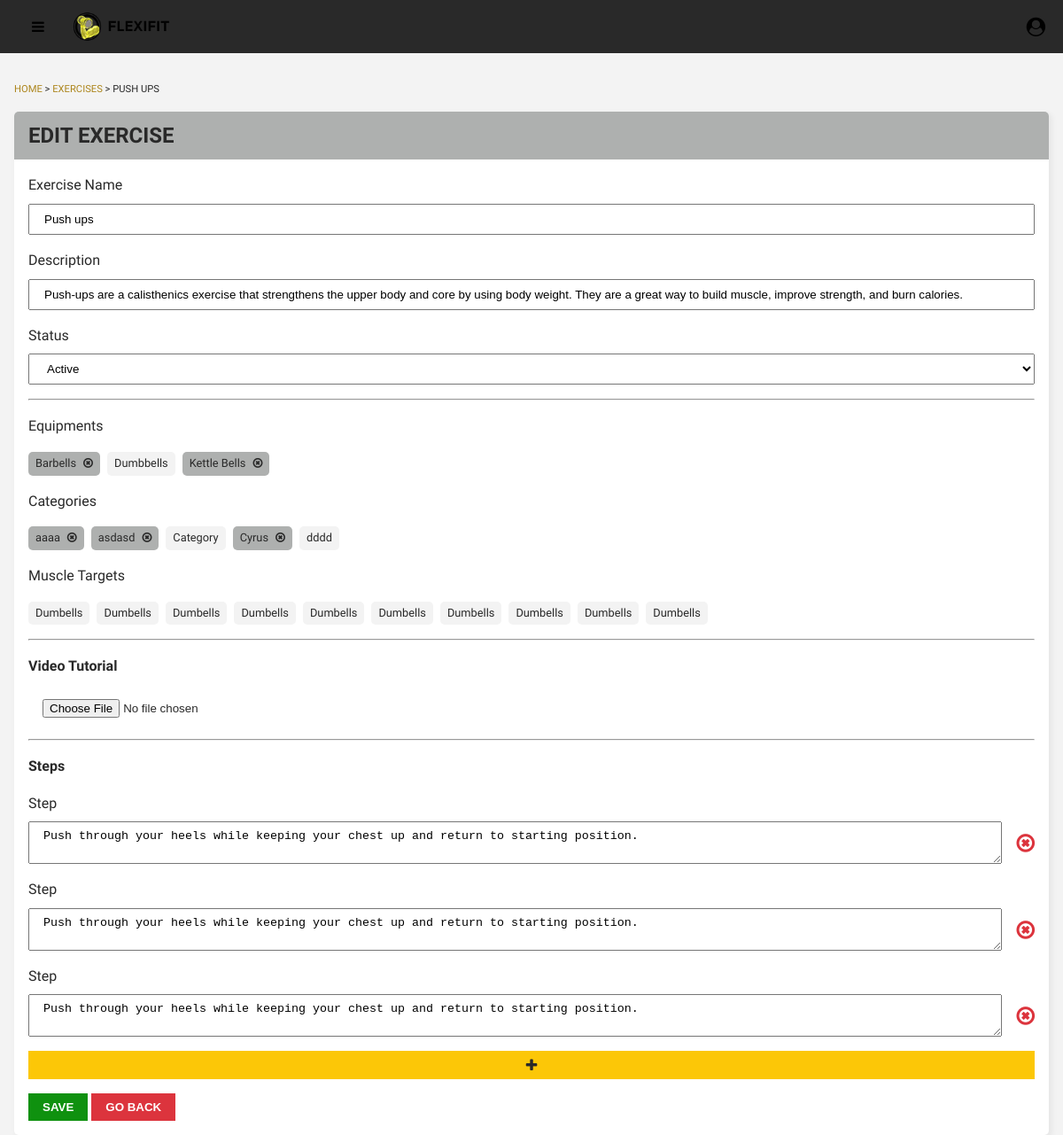
/admin/edit-exercise.php?id=1 (signed in), run on the app's committed database.
### tables this page shows
CREATE TABLE `exercise` (
  `ID` int(11) NOT NULL,
  `userID` int(11) NOT NULL,
  `exerciseName` varchar(255) NOT NULL,
  `exercisePicUrl` varchar(500) NOT NULL,
  `exerciseVidUrl` text DEFAULT NULL,
  `description` varchar(500) NOT NULL,
  `status` tinyint(1) NOT NULL DEFAULT 0,
  `dateCreated` date NOT NULL DEFAULT current_timestamp()
);

CREATE TABLE `equipment` (
  `ID` int(11) NOT NULL,
  `equipment_name` varchar(255) NOT NULL
);

CREATE TABLE `category` (
  `ID` int(11) NOT NULL,
  `category_name` varchar(255) NOT NULL,
  `category_description` varchar(500) NOT NULL,
  `category_pic_url` varchar(500) NOT NULL,
  `dateCreated` date NOT NULL DEFAULT current_timestamp()
);

CREATE TABLE `exercise_steps` (
  `ID` int(11) NOT NULL,
  `exerciseID` int(11) NOT NULL,
  `step_pic_url` varchar(500) DEFAULT NULL,
  `step_instruction` varchar(500) DEFAULT NULL
);

### admin/includes/edit-exercise.php (called while the page is built, shortened)
<?php
class Exercise
{
    private $exerciseId;
    private $conn;
    public function __construct($conn, $exerciseId)
    {
        $this->conn = $conn;
        $this->exerciseId = $exerciseId;
    }
    public function get_exercise()
    {
        $stmt = $this->conn->prepare("SELECT * FROM `exercise` WHERE ID = ? ");
        $stmt->bind_param("i", $this->exerciseId);
        $stmt->execute();
        $result = $stmt->get_result();
        if ($result->num_rows > 0) {
            return $result->fetch_assoc();
        } else {
            return [];
        }
    }
    public function get_equipments()
    {
        $stmt = $this->conn->prepare("SELECT * FROM `equipment` ORDER BY `equipment_name`");
        $stmt->execute();
        $result = $stmt->get_result();
        if ($result->num_rows > 0) {
            $equipments = [];
            while ($rows = $result->fetch_assoc()) {
                $equipments[] = $rows;
            }
            return $equipments;
        } else {
            return [];
        }
    }
    public function get_exercise_equipments()
    {
        $stmt = $this->conn->prepare("SELECT `equipment`.`ID` FROM `equipment` INNER JOIN `exercise_equipment`  ON `equipment`.`ID` = `exercise_equipment`.`equipmentID`  WHERE exerciseID = ?");
        $stmt->bind_param("i", $this->exerciseId);
        $stmt->execute();
        $result = $stmt->get_result();
        $equipments = [];
        while ($row = $result->fetch_assoc()) {
            $equipments[] = $row;
        }
        return $equipments;
    }
    public function get_categories()
    {
        $stmt = $this->conn->prepare("SELECT * FROM `category` ORDER BY `category_name`");
        $stmt->execute();
        $result = $stmt->get_result();
        if ($result->num_rows > 0) {
            $categories = [];
            while ($rows = $result->fetch_assoc()) {
                $categories[] = $rows;
            }
            return $categories;
        } else {
            return [];
        }
    }
    public function get_exercise_categories()
    {
        $stmt = $this->conn->prepare("SELECT `category`.`category_name`, `category`.`ID` FROM `category` INNER JOIN `exercise_category`  ON `category`.`ID` = `exercise_category`.`categoryID`  WHERE exerciseID = ?");
        $stmt->bind_param("i", $this->exerciseId);
        $stmt->execute();
        $result = $stmt->get_result();
        if ($result->num_rows > 0) {
            $categories = [];
            while ($rows = $result->fetch_assoc()) {
                $categories[] = $rows;
            }
            return $categories;
        } else {
            return [];
        }
    }
    public function get_exercise_steps()
    {
        $stmt = $this->conn->prepare("SELECT * FROM `exercise_steps` WHERE exerciseID = ?");
        $stmt->bind_param("i", $this->exerciseId);
        $stmt->execute();
        $result = $stmt->get_result();
        $steps = [];
        while ($row = $result->fetch_assoc()) {
            $steps[] = $row;
        }
        return $steps;
    }
}

### admin/edit-exercise.php (the view, shortened to what this page needs)
<?php
require_once "./includes/auth.php";
isset($_GET['id']) && !empty($_GET['id']) ? $exerciseId = $_GET['id'] : header("location: ./exercises.php");
?>
<?php
require_once("./includes/edit-exercise.php");
$exercise = new Exercise($conn, $exerciseId);
$exerciseDetails = $exercise->get_exercise();
$exerciseEquipmentList = $exercise->get_exercise_equipments();
$equipmentList = $exercise->get_equipments();
$exerciseCategoryList = $exercise->get_exercise_categories();
$categoryList = $exercise->get_categories();
$stepsList = $exercise->get_exercise_steps();
?>
<!DOCTYPE html>
<html lang="en">
<head>
    <?php include "./components/css.php" ?>
    <link href="./css/edit-exercise.css" rel="stylesheet">
</head>
<body>
    <?php include "./components/navbar.php" ?>
    <div class="grid-container">
        <main class="main-container">
            <div class="page-title">
                <div class="quick-link">
                    <p><a href="index.php"> HOME </a> > <a href="exercises.php">EXERCISES</a> > <?= strtoupper(htmlspecialchars($exerciseDetails['exerciseName'])) ?></p>
                </div>
            </div>
            <div class="main-content">
                <div class="edit-content">
                    <div class="edit-content-title">
                        <h2>EDIT EXERCISE</h2>
                    </div>
                    <form class="edit-content-form" action="./includes/add-exercise-details.php" method="POST" enctype="multipart/form-data">
                        <div class="input-full">
                            <label>Exercise Name</label>
                            <input name="exerciseName" type="text" value="<?= htmlspecialchars($exerciseDetails['exerciseName']) ?>" />
                        </div>
                        <div class="input-full">
                            <label>Description</label>
                            <input name="exerciseDescription" type="text" value="<?= htmlspecialchars($exerciseDetails['description']) ?>" />
                        </div>
                        <div class="input-full">
                            <label>Status</label>
                            <select name="status">
                                <option value="1" <?= htmlspecialchars($exerciseDetails['status']) == 1 ? 'selected' : ''; ?>>Active</option>
                            </select>
                        </div>
                        <hr>
                        <div class="input-multiple-item-container">
                            <label>Equipments</label>
                            <div class="checkbox-container">
                                <?php foreach ($equipmentList as $equipment): ?>
                                    <div class="checkbox-item <?= in_array($equipment['ID'], array_column($exerciseEquipmentList, "ID")) ? 'selected' : ''; ?>">
                                        <label class="unselectable"><?= $equipment['equipment_name'] ?></label>
                                        <i class="fa fa-times-circle-o hidden" aria-hidden="true"></i>
                                    </div>
                                <?php endforeach; ?>
                            </div>
                        </div>
                        <div class="input-multiple-item-container">
                            <label>Categories</label>
                            <div class="checkbox-container">
                                <?php foreach ($categoryList as $category): ?>
                                    <div class="checkbox-item <?= in_array($category['ID'], array_column($exerciseCategoryList, "ID")) ? 'selected' : ''; ?>">
                                        <label class="unselectable"><?= $category['category_name'] ?></label>
                                        <i class="fa fa-times-circle-o hidden" aria-hidden="true"></i>
                                    </div>
                                <?php endforeach; ?>
                            </div>
                        </div>
                        <div class="input-multiple-item-container">
                            <label>Muscle Targets</label>
                            <div class="checkbox-container">
                                <?php for ($i = 0; $i < 10; $i++): ?>
                                    <div class="checkbox-item">
                                        <label class="unselectable">Dumbells</label>
                                    </div>
                                <?php endfor; ?>
                            </div>
                        </div>
                        <hr>
                        <h4>Video Tutorial</h4>
                        <div class="exercise-steps">
                            <div class="input-full">
                                <input type="file" accept=".mp4" name="exerciseVideoUrl" />
                            </div>
                        </div>
                        <hr>
                        <h4>Steps</h4>
                        <div class="exercise-steps">
                            <?php foreach ($stepsList as $step): ?>
                                <div class="input-full">
                                    <label>Step</label>
                                    <div>
                                        <textarea name="updateExerciseStep[<?= $step['ID'] ?>]"><?= $step['step_instruction'] ?></textarea>
                                        <i class="fa-times-circle-o fa" aria-hidden="true" id="removeStep"></i>
                                    </div>
                                </div>
                            <?php endforeach; ?>
                        </div>
                        <div class="exercise-step-add">
                            <i class="fa fa-plus" aria-hidden="true"></i>
                        </div>
                        <div class="edit-form-buttons">
                            <button type="submit" class="save">SAVE</button>
                            <a href="./exercises.php"><button type="button" class="back">GO BACK</button></a>
                        </div>
                    </form>
                </div>
            </div>
        </main>
    </div>
</body>
</html>

### admin/css/content-container.css (style rules this page uses)
.grid-container { display: flex; height: calc(100vh - 60px); overflow: auto; background-color: var(--light-grey); }
.main-container { margin: auto; padding: 1rem; display: flex; flex-direction: column; max-width: 80rem; color: var(--black); margin-top: 1rem; margin-bottom: 1rem; width: 100%; }
.page-title { font-size: 1.5rem; margin-bottom: 1rem; max-width: 100%; }
.quick-link { font-size: 0.7rem; }
.quick-link a { text-decoration: none; color: var(--dark-yellow); }

### admin/css/edit-exercise.css (style rules this page uses)
.edit-content { background-color: white; border-radius: 5px; box-shadow: var(--light-shadow); }
.edit-content-title { background-color: var(--dark-grey); padding: 0.5rem 1rem; border-top-right-radius: 5px; border-top-left-radius: 5px; }
.edit-content-form { padding: 1rem; display: flex; flex-direction: column; gap: 1rem; }
.checkbox-container { display: flex; gap: 0.5rem; flex-wrap: wrap; }
.checkbox-item { background-color: var(--light-grey); border-radius: 5px; padding: 0.2rem 0.5rem; display: flex; align-items: center; gap: 0.5rem; font-size: 0.8rem; }
.checkbox-item.selected { background-color: var(--dark-grey); }
.edit-form-buttons button { padding: 0.5rem 1rem; cursor: pointer; color: white; font-weight: var(--bold); }
.edit-form-buttons .save { background-color: var(--green); }
.edit-form-buttons .back { background-color: var(--red); }
.exercise-steps { display: flex; flex-direction: column; gap: 1rem; }
.exercise-step-add { padding: 0.5rem; display: flex; justify-content: center; align-items: center; width: 100%; background-color: var(--yellow); }
.input-full { width: 100%; display: flex; gap: 0.5rem; flex-direction: column; }
.input-full div { display: flex; align-items: center; gap: 1rem; }
.input-full div i { font-size: 1.5em; color: var(--red); cursor: pointer; }
form input, select { padding: 0.5rem 1rem; }
.input-multiple-item-container { width: 100%; display: flex; flex-direction: column; gap: 1rem; }
textarea { padding: 0.5rem 1rem; resize: vertical; width: 100%; }

### data on the page
exercise: exerciseName "PUSH UPS", exerciseName "Push ups", exerciseDescription "Push-ups are a calisthenics exercise that strengthens the upper body and core by using body weight. They are a great way to build muscle, improve strength, and burn calories.", status "Active"
equipment: equipment_name "Barbells"
equipment: equipment_name "Dumbbells"
equipment: equipment_name "Kettle Bells"
category: category_name "aaaa"
category: category_name "asdasd"
category: category_name "Category"
category: category_name "Cyrus"
category: category_name "dddd"
exercise_steps: ID+step_instruction "Push through your heels while keeping your chest up and return to starting position."
exercise_steps: ID+step_instruction "Push through your heels while keeping your chest up and return to starting position."
exercise_steps: ID+step_instruction "Push through your heels while keeping your chest up and return to starting position."
